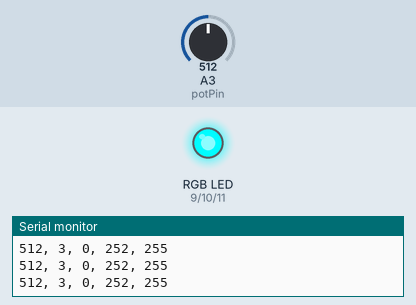
Simulated run of this sketch. Board: Arduino Uno, built with avr-gcc and run on an emulated ATmega328P. On the bench: an RGB LED mixed from three pins (HIGH = lit), the last lines printed to the serial monitor. Inputs (shaded band) come from the test bench; at power-on: A3 (potPin) = 512.

Above: at 10.2 s.
10.3 s: A3 (potPin) set to 306
At 11.5 s:
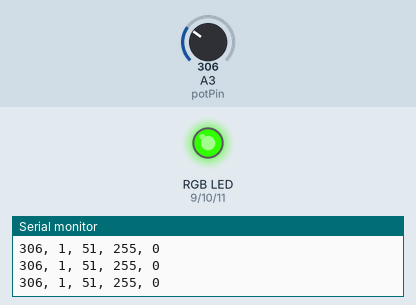
11.8 s: A3 (potPin) set to 8
At 13.0 s:
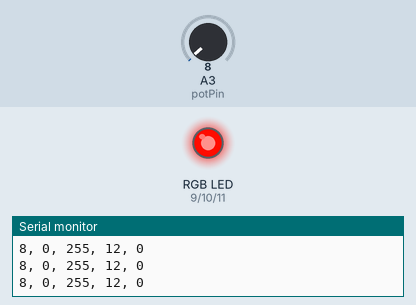
13.3 s: A3 (potPin) set to 5
At 14.2 s:
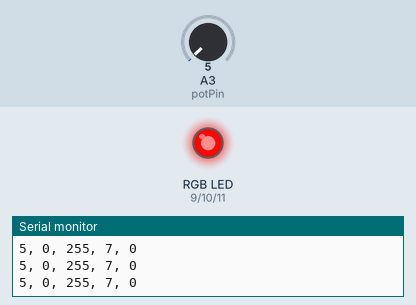
16.3 s: A3 (potPin) set to 0
At 17.5 s:
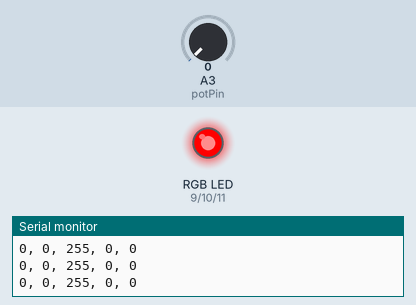
17.8 s: A3 (potPin) set to 122
At 18.8 s:
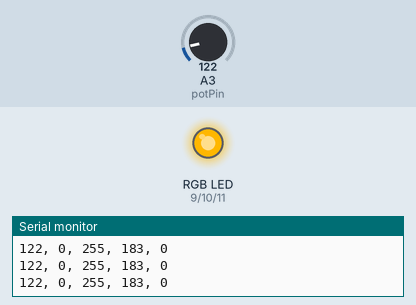
19.3 s: A3 (potPin) set to 900
At 20.3 s:
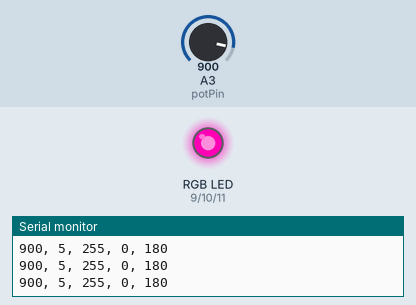
Timing chart, 0 to 21.8 s (numbered marks = the images above; inputs shaded):
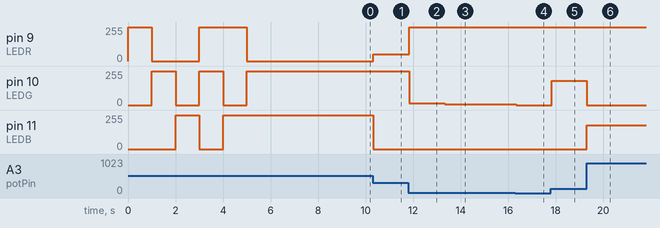

The sketch:

LED-005_RGB-Adjust.ino
```cpp
#define LEDR 9
#define LEDG 10
#define LEDB 11

char buffer[81];

const int potPin = 17; // A3 pin

int redVal = 0;
int grnVal = 0;
int bluVal = 0;

const int color_len = 170;
const int color_seg = 1024 / color_len;

void setup()
{
  Serial.begin(9600);
  pinMode(LEDR, OUTPUT);
  pinMode(LEDG, OUTPUT);
  pinMode(LEDB, OUTPUT);

  test();
  delay(3000);
}

void loop()
{
  int potVal = analogRead(potPin);   // read the potentiometer value at the input pin
  Serial.print(potVal);

  if (potVal >= color_len*color_seg) potVal = color_len*color_seg - 1;
  int seg_num = potVal / color_len;
  Serial.print(", "); Serial.print(seg_num);

  int col_num = potVal % color_len;
  int color_val = map(col_num, 0, color_len, 0, 255);

  switch(seg_num)
  {
    case 0:
      redVal = 255; grnVal = color_val; bluVal = 0; // 255, 0, 0 -> 255, 255, 0
      break;
    case 1:
      redVal = 255 - color_val; grnVal = 255; bluVal = 0; // 255, 255, 0 -> 0, 255, 0
      break;
    case 2:
      redVal = 0; grnVal = 255; bluVal = color_val; // 0, 255, 0 -> 0, 255, 255
      break;
    case 3:
      redVal = 0; grnVal = 255 - color_val; bluVal = 255; // 0, 255, 255 -> 0, 0, 255
      break;
    case 4:
      redVal = color_val; grnVal = 0; bluVal = 255; // 0, 0, 255 -> 255, 0, 255
      break;
    case 5:
      redVal = 255; grnVal = 0; bluVal = 255 - color_val; // 255, 0, 255 -> 255, 0, 0
      break;
    default:
      redVal = 255; grnVal = 127; bluVal = 255;
  }

  sprintf(buffer,", %d, %d, %d", redVal, grnVal, bluVal);
  Serial.println(buffer);

  analogWrite(LEDR, redVal);
  analogWrite(LEDG, grnVal);
  analogWrite(LEDB, bluVal);
  delay(30);
}

// 關閉LED
void turnoff()
{
  digitalWrite(LEDR, LOW);
  digitalWrite(LEDG, LOW);
  digitalWrite(LEDB, LOW);
}

void test()
{
  setColor(255, 0, 0);  // red
  delay(1000);
  setColor(0, 255, 0);  // green
  delay(1000);
  setColor(0, 0, 255);  // blue
  delay(1000);
  setColor(255, 255, 0);  // yellow
  delay(1000);
  setColor(255, 0, 255);  // purple
  delay(1000);
  setColor(0, 255, 255);  // aqua
  delay(1000);
}

void setColor(int red, int green, int blue)
{
  #ifdef COMMON_ANODE
    red = 255 - red;
    green = 255 - green;
    blue = 255 - blue;
  #endif
  analogWrite(LEDR, red);
  analogWrite(LEDG, green);
  analogWrite(LEDB, blue);
}
```

Measured:
- after the input at 10.3 s, pin 9 (LEDR): 0/255 → 51/255 at once; pin 10 (LEDG): 252/255 → 255/255 at once; pin 11 (LEDB): 255/255 → 0/255 at once
- after the input at 11.8 s, pin 9 (LEDR): 51/255 → 255/255 at once; pin 10 (LEDG): 255/255 → 12/255 at once
- after the input at 13.3 s, pin 10 (LEDG): 12/255 → 7/255 at once
- after the input at 16.3 s, pin 10 (LEDG): 7/255 → 0/255 at once
- after the input at 17.8 s, pin 10 (LEDG): 0/255 → 183/255 at once
- after the input at 19.3 s, pin 10 (LEDG): 183/255 → 0/255 at once; pin 11 (LEDB): 0/255 → 180/255 at once
